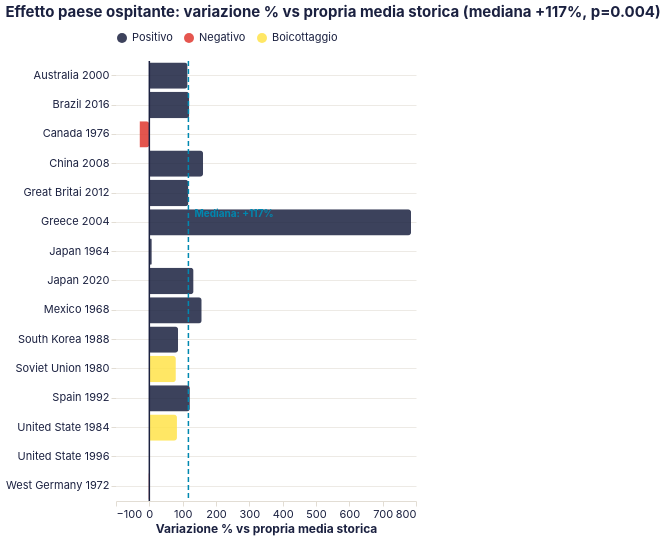

Write a Vega-Lite specification for this figure.
### Vega-Lite specification from a JSON file in a GitHub repository (floating-point values rounded to 4 significant figures)
{"config": {"background": null, "view": {"stroke": null}, "title": {"font": "Inter, system-ui, -apple-system, BlinkMacSystemFont, 'Segoe UI', Roboto, sans-serif", "fontSize": 15, "fontWeight": "bold", "color": "#1b2140", "anchor": "start", "offset": 12}, "axis": {"labelFont": "Inter, system-ui, -apple-system, BlinkMacSystemFont, 'Segoe UI', Roboto, sans-serif", "titleFont": "Inter, system-ui, -apple-system, BlinkMacSystemFont, 'Segoe UI', Roboto, sans-serif", "labelFontWeight": 400, "labelFontSize": 11, "titleFontSize": 12, "titleFontWeight": "bold", "labelColor": "#1b2140", "titleColor": "#1b2140", "gridColor": "#e2ddd4", "gridOpacity": 0.6, "domainColor": "#e2ddd4", "tickColor": "#e2ddd4", "labelAngle": 0}, "axisY": {"grid": true, "domain": false}, "axisX": {"grid": false}, "legend": {"labelFont": "Inter, system-ui, -apple-system, BlinkMacSystemFont, 'Segoe UI', Roboto, sans-serif", "titleFont": "Inter, system-ui, -apple-system, BlinkMacSystemFont, 'Segoe UI', Roboto, sans-serif", "labelFontSize": 11, "titleFontSize": 12, "titleFontWeight": "bold", "labelColor": "#1b2140", "titleColor": "#1b2140", "orient": "top", "direction": "horizontal", "symbolType": "circle"}, "range": {"category": ["#1b2140", "#ff8009", "#9a0641", "#ffe34a", "#e7b6af", "#0088b0", "#e03830"], "ordinal": {"scheme": "blues"}, "heatmap": {"scheme": "blues"}, "ramp": {"scheme": "blues"}}, "bar": {"color": "#1b2140", "cornerRadiusTopRight": 3, "cornerRadiusBottomRight": 3}, "line": {"color": "#1b2140", "strokeWidth": 2.5}, "point": {"color": "#1b2140", "filled": true}, "circle": {"color": "#1b2140"}, "text": {"font": "Inter, system-ui, -apple-system, BlinkMacSystemFont, 'Segoe UI', Roboto, sans-serif", "fontSize": 11, "color": "#1b2140", "fontWeight": 400}, "arc": {"fill": "#1b2140"}, "area": {"fill": "#1b2140", "opacity": 0.5}}, "layer": [{"data": {"name": "data-c05612d0e4985c8cfe1ac560938a2a1d"}, "mark": {"type": "bar", "opacity": 0.85}, "encoding": {"color": {"field": "tipo", "scale": {"domain": ["Positivo", "Negativo", "Boicottaggio"], "range": ["#1b2140", "#e03830", "#ffe34a"]}, "title": null, "type": "nominal"}, "tooltip": [{"field": "label", "type": "nominal"}, {"field": "pct", "format": "+.0f", "title": "Variazione %", "type": "quantitative"}, {"field": "delta", "format": "+.1f", "title": "Delta medaglie", "type": "quantitative"}], "x": {"field": "pct", "title": "Variazione % vs propria media storica", "type": "quantitative"}, "y": {"field": "label", "sort": ["Canada 1976", "West Germany 1972", "United State 1996", "Japan 1964", "Soviet Union 1980", "United State 1984", "South Korea 1988", "Australia 2000", "Great Britai 2012", "Brazil 2016", "Spain 1992", "Japan 2020", "Mexico 1968", "China 2008", "Greece 2004"], "title": null, "type": "nominal"}}}, {"data": {"name": "data-d285a7403ed98ae579761d64a864032b"}, "mark": {"type": "rule", "color": "#1b2140", "strokeWidth": 1.5}, "encoding": {"x": {"field": "x", "type": "quantitative"}}}, {"data": {"name": "data-f221b2e55829db24c672ff32e50717b2"}, "mark": {"type": "rule", "color": "#0088b0", "strokeDash": [5, 3], "strokeWidth": 1.5}, "encoding": {"x": {"field": "x", "type": "quantitative"}}}, {"data": {"name": "data-586dfe32e403cb9cd2cd43c4123e39b9"}, "mark": {"type": "text", "align": "left", "color": "#0088b0", "dx": 6, "dy": -8, "fontSize": 10, "fontWeight": "bold"}, "encoding": {"text": {"field": "t", "type": "nominal"}, "x": {"field": "x", "type": "quantitative"}, "y": {"field": "y", "type": "nominal"}}}], "height": 440, "title": "Effetto paese ospitante: variazione % vs propria media storica (mediana +117%, p=0.004)", "width": "container", "$schema": "https://vega.github.io/schema/vega-lite/v6.4.1.json", "datasets": {"data-c05612d0e4985c8cfe1ac560938a2a1d": [{"label": "Canada 1976", "delta": -4.6, "pct": -29.4, "tipo": "Negativo"}, {"label": "West Germany 1972", "delta": -1.0, "pct": -2.4, "tipo": "Negativo"}, {"label": "United State 1996", "delta": 0.6, "pct": 0.6, "tipo": "Positivo"}, {"label": "Japan 1964", "delta": 2.0, "pct": 7.4, "tipo": "Positivo"}, {"label": "Soviet Union 1980", "delta": 86.4, "pct": 79.6, "tipo": "Boicottaggio"}, {"label": "United State 1984", "delta": 78.9, "pct": 82.9, "tipo": "Boicottaggio"}, {"label": "South Korea 1988", "delta": 15.3, "pct": 86.3, "tipo": "Positivo"}, {"label": "Australia 2000", "delta": 31.0, "pct": 114.8, "tipo": "Positivo"}, {"label": "Great Britai 2012", "delta": 35.1, "pct": 117.2, "tipo": "Positivo"}, {"label": "Brazil 2016", "delta": 10.4, "pct": 119.8, "tipo": "Positivo"}, {"label": "Spain 1992", "delta": 12.1, "pct": 121.6, "tipo": "Positivo"}, {"label": "Japan 2020", "delta": 33.1, "pct": 132.7, "tipo": "Positivo"}, {"label": "Mexico 1968", "delta": 5.5, "pct": 157.1, "tipo": "Positivo"}, {"label": "China 2008", "delta": 61.7, "pct": 161.2, "tipo": "Positivo"}, {"label": "Greece 2004", "delta": 14.2, "pct": 785.1, "tipo": "Positivo"}], "data-d285a7403ed98ae579761d64a864032b": [{"x": 0}], "data-f221b2e55829db24c672ff32e50717b2": [{"x": 117.2}], "data-586dfe32e403cb9cd2cd43c4123e39b9": [{"x": 117.2, "y": "Greece 2004", "t": "Mediana: +117%"}]}}
